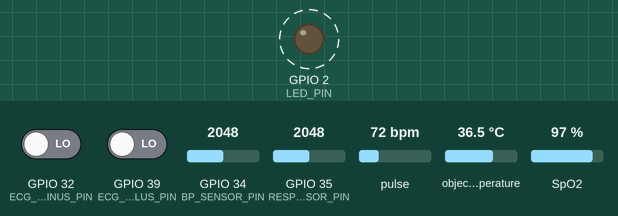
This sketch was run on a simulated ESP32. On the bench: output pins drawn as LEDs (lit = HIGH). Dashed ring = blinking. Inputs (shaded band) come from the test bench; at power-on: GPIO 32 (ECG_LO_MINUS_PIN) LOW, GPIO 34 (BP_SENSOR_PIN) = 2048, GPIO 35 (RESP_SENSOR_PIN) = 2048, GPIO 39 (ECG_LO_PLUS_PIN) LOW, pulse 72 bpm, object temperature 36.5 °C, SpO2 97 %. What the sketch prints to the serial monitor is not drawn.

Above: at 1.2 s.
1.3 s: GPIO 32 (ECG_LO_MINUS_PIN) driven HIGH
Timing chart, 0 to 11.7 s (numbered marks = the images above; inputs shaded):
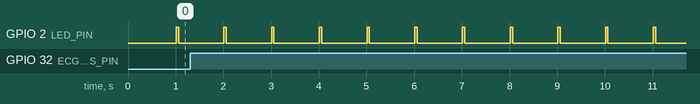

Measured:
- by itself, GPIO 2 (LED_PIN): alternates HIGH for 0.05 s and LOW for 0.95 s

The sketch:

esp32_monitor.ino
```cpp
/*
 * ESP32 Vital Monitoring System
 * We read a bunch of body sensors and spit out JSON over Serial. Simple.
 *
 * You’ll need these libs:
 * - ArduinoJson (by Benoit Blanchon)
 * - Adafruit MLX90614
 * - MAX30100lib (by oxullo)
 * - Wire (built-in)
 *
 * Wiring cheat sheet:
 * - MAX30100 (HR & SpO2): SDA=21, SCL=22
 * - MLX90614 (Temp): SDA=21, SCL=22
 * - Blood Pressure: A34
 * - Respiration: A35
 * - AD8232 ECG: OUT=36, LO+=39, LO-=32
 */

#include <ArduinoJson.h>
#include <Wire.h>
#include <Adafruit_MLX90614.h>
#include <MAX30100_PulseOximeter.h>

// Sensor objects (the squad)
Adafruit_MLX90614 mlx = Adafruit_MLX90614();
PulseOximeter pox;

// Pin setup (don’t overthink it)
const int BP_SENSOR_PIN = 34;      // Blood pressure analog
const int RESP_SENSOR_PIN = 35;    // Breathing rate analog
const int ECG_OUTPUT_PIN = 36;     // ECG signal out
const int ECG_LO_PLUS_PIN = 39;    // ECG leads-off LO+
const int ECG_LO_MINUS_PIN = 32;   // ECG leads-off LO-
const int LED_PIN = 2;             // Built-in LED = we’re alive

// All the vitals we care about (one bundle)
struct VitalData {
  int heartRate;
  int bpSystolic;
  int bpDiastolic;
  float temperature;
  int oxygenSaturation;
  int respiratoryRate;
  int ecgValue;              // ECG raw sample
  bool ecgLeadsConnected;    // Electrodes actually on?
  unsigned long timestamp;
};

VitalData vitals;

// Timing so we don’t hammer the sensors
unsigned long lastReadTime = 0;
const unsigned long READ_INTERVAL = 1000; // One read per second is chill

// Sensor status flags (we check who showed up)
bool mlxConnected = false;
bool poxConnected = false;

void setup() {
  Serial.begin(115200);
  while (!Serial) {
    delay(10);
  }

  pinMode(LED_PIN, OUTPUT);
  digitalWrite(LED_PIN, LOW);
  Wire.begin();                  // I2C on
  if (mlx.begin()) {
    mlxConnected = true;
    Serial.println(" MLX90614 Temperature Sensor Connected");
  } else {
    Serial.println(" MLX90614 Temperature Sensor Not Found");
  }

  if (pox.begin()) {
    poxConnected = true;
    Serial.println(" MAX30100 Pulse Oximeter Connected");
  } else {
    Serial.println(" MAX30100 Pulse Oximeter Not Found");
  }

  pinMode(BP_SENSOR_PIN, INPUT);
  pinMode(RESP_SENSOR_PIN, INPUT);
  pinMode(ECG_OUTPUT_PIN, INPUT);
  pinMode(ECG_LO_PLUS_PIN, INPUT);
  pinMode(ECG_LO_MINUS_PIN, INPUT);

  Serial.println(" ESP32 Vital Monitor Ready");   // We’re on
  Serial.println(" Sending data in JSON format..."); // And talk JSON
  Serial.println("---");
}

void loop() {
  unsigned long currentTime = millis();

  if (currentTime - lastReadTime >= READ_INTERVAL) { // time to sample
    readAllSensors();
    sendVitalData();
    lastReadTime = currentTime;
    digitalWrite(LED_PIN, HIGH);
    delay(50);
    digitalWrite(LED_PIN, LOW);
  }
  if (poxConnected) { // pulse ox needs constant updates
    pox.update();
  }
}

void readAllSensors() {
  if (mlxConnected) { // temp gun online
    vitals.temperature = mlx.readObjectTempC();
  } else {
    vitals.temperature = 0;
  }

  if (poxConnected) {
    vitals.heartRate = pox.getHeartRate();
    vitals.oxygenSaturation = pox.getSpO2();

    if (vitals.heartRate < 30 || vitals.heartRate > 200) { // garbage filter
      vitals.heartRate = 0;
    }
    if (vitals.oxygenSaturation < 70 || vitals.oxygenSaturation > 100) { // also garbage
      vitals.oxygenSaturation = 0;
    }
  } else {
    vitals.heartRate = 0;
    vitals.oxygenSaturation = 0;
  }

  vitals.bpSystolic = readBloodPressure(); // fake-ish map, calibrate IRL
  vitals.bpDiastolic = vitals.bpSystolic - 40;
  vitals.respiratoryRate = readRespiratoryRate();
  readECGData();
  vitals.timestamp = millis();
}

void sendVitalData() {
  StaticJsonDocument<200> doc; // tiny doc, we keep it light
  doc["hr"] = vitals.heartRate;
  doc["bp_sys"] = vitals.bpSystolic;
  doc["bp_dia"] = vitals.bpDiastolic;
  doc["temp"] = round(vitals.temperature * 10) / 10.0;
  doc["spo2"] = vitals.oxygenSaturation;
  doc["rr"] = vitals.respiratoryRate;
  doc["ecg"] = vitals.ecgValue;
  doc["ecg_leads"] = vitals.ecgLeadsConnected;
  doc["timestamp"] = vitals.timestamp;

  doc["sensors"]["mlx90614"] = mlxConnected;
  doc["sensors"]["max30100"] = poxConnected;

  serializeJson(doc, Serial); // send it
  Serial.println();
}

int readBloodPressure() { // dumb map from ADC → mmHg (tune this)
  int rawValue = analogRead(BP_SENSOR_PIN);
  int systolic = map(rawValue, 0, 4095, 80, 180);
  return systolic;
}

int readRespiratoryRate() { // same deal for breaths per minute
  int rawValue = analogRead(RESP_SENSOR_PIN);
  int rate = map(rawValue, 0, 4095, 8, 25);
  return rate;
}

void readECGData() { // check if electrodes are on before reading
  bool loPlus = digitalRead(ECG_LO_PLUS_PIN);
  bool loMinus = digitalRead(ECG_LO_MINUS_PIN);

  if (loPlus == HIGH || loMinus == HIGH) { // leads off = no signal
    vitals.ecgLeadsConnected = false;
    vitals.ecgValue = 0;
  } else {
    vitals.ecgLeadsConnected = true;
    vitals.ecgValue = analogRead(ECG_OUTPUT_PIN);
  }
}

void handleSensorError(const char* sensorName) { // blink + log, then move on
  Serial.print(" Error reading ");
  Serial.println(sensorName);
  digitalWrite(LED_PIN, HIGH);
  delay(1000);
  digitalWrite(LED_PIN, LOW);
}

/*
 * CALIBRATION (quick and honest):
 * 1) MLX90614 (temp): point at known temp, tweak offset if it’s off.
 * 2) MAX30100 (HR/SpO2): finger steady, wait ~10–15s, no flailing.
 * 3) BP sensor: A34 input; use a real cuff to map ADC → mmHg.
 * 4) Resp rate: A35 input; count breaths, match the map.
 * 5) AD8232 ECG: OUT=36, LO+=39, LO-=32, 3V3+GND; electrodes on RA/LA/RL.
 *
 * JSON looks like this:
 * { "hr":75, "bp_sys":120, "bp_dia":80, "temp":36.8, "spo2":98,
 *   "rr":16, "ecg":2048, "ecg_leads":true, "timestamp":1234567890,
 *   "sensors": { "mlx90614":true, "max30100":true } }
 */
```
